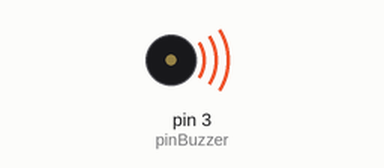
Recording of a sketch running on a simulated Arduino Uno, built with avr-gcc and run on an emulated ATmega328P. Parts: buzzer (waves = sounding).

Above: at 0.5 s.
At 5.0 s:
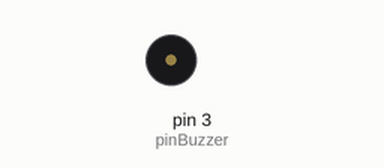
Timing chart, 0 to 6.9 s (numbered marks = the images above):
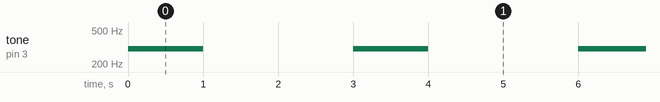

The sketch:

fengmingqi.ino
```cpp
int pinBuzzer = 3;                        //管脚D3连接到蜂鸣器模块的信号脚

void setup()
 {
  pinMode(pinBuzzer, OUTPUT);             //设置pinBuzzer脚为输出状态
}

void loop()
{
   long frequency = 300;                   //频率, 单位Hz

                                          //用tone()函数发出频率为frequency的波形
   tone(pinBuzzer, frequency );
   delay(1000);                           //等待1000毫秒

   noTone(pinBuzzer);                    //停止发声
   delay(2000);                          //等待2000毫秒
}
```

Measured:
- by itself, tone on pin 3 (pinBuzzer): alternates 300 Hz for 1.0 s and silent for 2.0 s
